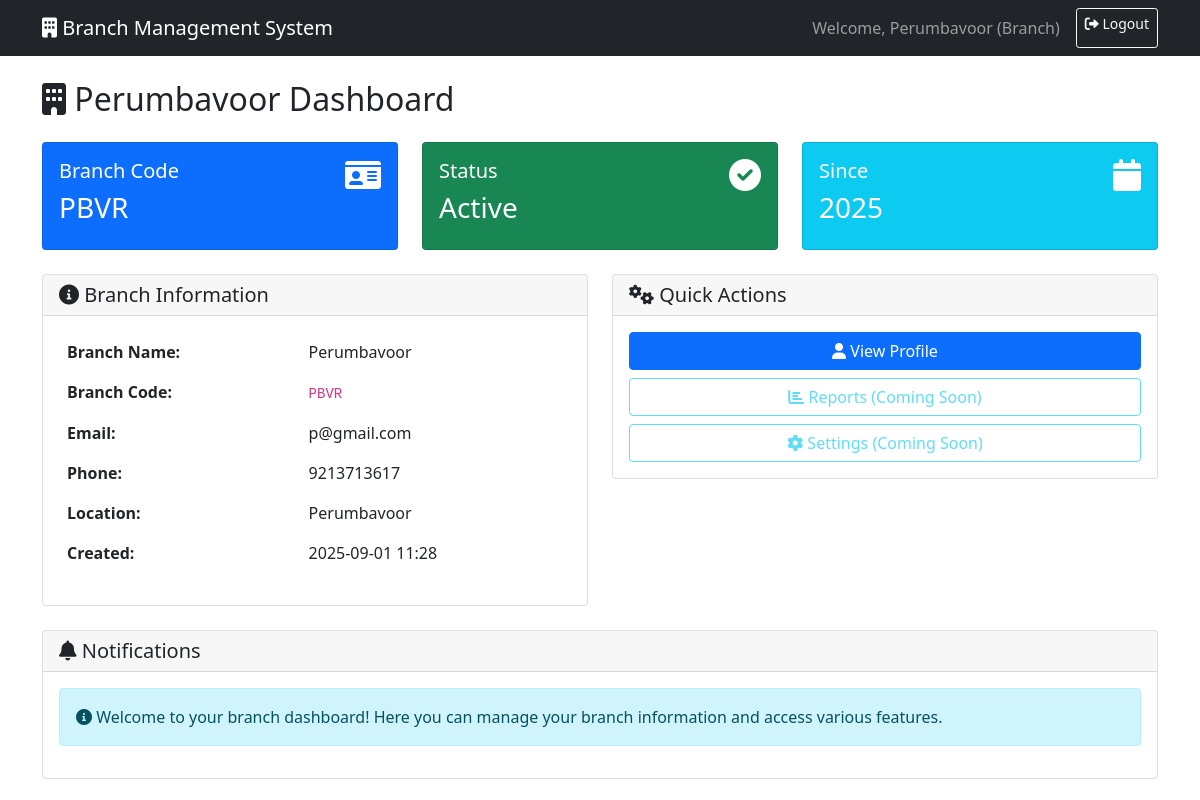
Page /branch/dashboard (signed in) on the committed database.
### models.py (models this page shows, shortened)
class Branch(db.Model):
    id = db.Column(db.Integer, primary_key=True)
    branch_name = db.Column(db.String(100), unique=True, nullable=False)
    branch_code = db.Column(db.String(20), unique=True, nullable=False)
    email = db.Column(db.String(120), unique=True, nullable=False)
    password = db.Column(db.String(128), nullable=False)
    location = db.Column(db.String(200), nullable=False)
    phone = db.Column(db.String(20), nullable=True)
    is_active = db.Column(db.Boolean, default=True)
    created_at = db.Column(db.DateTime, default=datetime.utcnow)
    created_by = db.Column(db.Integer, db.ForeignKey('admin.id'), nullable=False)
    admin = db.relationship('Admin', backref=db.backref('branches', lazy=True))

### routes/branch_routes.py (the view)
@bp.route('/dashboard')
@branch_required
def dashboard():
    branch = Branch.query.get(session['user_id'])
    return render_template('branch/dashboard.html', branch=branch)

### routes/branch_routes.py (called while the page is built)
def branch_required(f):
    from functools import wraps
    @wraps(f)
    def decorated_function(*args, **kwargs):
        if 'user_type' not in session or session['user_type'] != 'branch':
            flash('Branch access required!', 'error')
            return redirect(url_for('auth.login'))
        return f(*args, **kwargs)
    return decorated_function

### templates/branch/dashboard.html (shortened to what this page needs)
{% extends "base.html" %}
{% block content %}
<div class="row">
    <div class="col-12">
        <h2 class="mb-4">
            <i class="fas fa-building"></i> {{ branch.branch_name }} Dashboard
        </h2>
    </div>
</div>
<div class="row mb-4">
    <div class="col-md-4">
        <div class="card bg-primary text-white">
            <div class="card-body">
                <div class="d-flex justify-content-between">
                    <div>
                        <h5>Branch Code</h5>
                        <h3>{{ branch.branch_code }}</h3>
                    </div>
                    <i class="fas fa-id-card fa-2x"></i>
                </div>
            </div>
        </div>
    </div>
    <div class="col-md-4">
        <div class="card bg-success text-white">
            <div class="card-body">
                <div class="d-flex justify-content-between">
                    <div>
                        <h5>Status</h5>
                        <h3>{{ 'Active' if branch.is_active else 'Inactive' }}</h3>
                    </div>
                    <i class="fas fa-{{ 'check-circle' if branch.is_active else 'times-circle' }} fa-2x"></i>
                </div>
            </div>
        </div>
    </div>
    <div class="col-md-4">
        <div class="card bg-info text-white">
            <div class="card-body">
                <div class="d-flex justify-content-between">
                    <div>
                        <h5>Since</h5>
                        <h3>{{ branch.created_at.strftime('%Y') }}</h3>
                    </div>
                    <i class="fas fa-calendar fa-2x"></i>
                </div>
            </div>
        </div>
    </div>
</div>
<div class="row">
    <div class="col-md-6">
        <div class="card">
            <div class="card-header">
                <h5 class="card-title mb-0">
                    <i class="fas fa-info-circle"></i> Branch Information
                </h5>
            </div>
            <div class="card-body">
                <table class="table table-borderless">
                    <tr>
                        <td><strong>Branch Name:</strong></td>
                        <td>{{ branch.branch_name }}</td>
                    </tr>
                    <tr>
                        <td><strong>Branch Code:</strong></td>
                        <td><code>{{ branch.branch_code }}</code></td>
                    </tr>
                    <tr>
                        <td><strong>Email:</strong></td>
                        <td>{{ branch.email }}</td>
                    </tr>
                    <tr>
                        <td><strong>Phone:</strong></td>
                        <td>{{ branch.phone or 'Not provided' }}</td>
                    </tr>
                    <tr>
                        <td><strong>Location:</strong></td>
                        <td>{{ branch.location }}</td>
                    </tr>
                    <tr>
                        <td><strong>Created:</strong></td>
                        <td>{{ branch.created_at.strftime('%Y-%m-%d %H:%M') }}</td>
                    </tr>
                </table>
            </div>
        </div>
    </div>
    <div class="col-md-6">
        <div class="card">
            <div class="card-header">
                <h5 class="card-title mb-0">
                    <i class="fas fa-cogs"></i> Quick Actions
                </h5>
            </div>
            <div class="card-body">
                <div class="d-grid gap-2">
                    <a href="{{ url_for('branch.profile') }}" class="btn btn-primary">
                        <i class="fas fa-user"></i> View Profile
                    </a>
                    <button class="btn btn-outline-info" disabled>
                        <i class="fas fa-chart-bar"></i> Reports (Coming Soon)
                    </button>
                    <button class="btn btn-outline-info" disabled>
                        <i class="fas fa-cog"></i> Settings (Coming Soon)
                    </button>
                </div>
            </div>
        </div>
    </div>
</div>
<div class="row mt-4">
    <div class="col-12">
        <div class="card">
            <div class="card-header">
                <h5 class="card-title mb-0">
                    <i class="fas fa-bell"></i> Notifications
                </h5>
            </div>
            <div class="card-body">
                <div class="alert alert-info">
                    <i class="fas fa-info-circle"></i>
                    Welcome to your branch dashboard! Here you can manage your branch information and access various features.
                </div>
            </div>
        </div>
    </div>
</div>
{% endblock %}

### rows in the picture
Branch: branch_name "Perumbavoor", branch_code "PBVR", is_active "Active", created_at "2025", email "p@gmail.com", phone "9213713617", location "Perumbavoor", created_at "2025-09-01 11:28"

### other values in the picture
{{ session.username }} "Perumbavoor"
{{ session.user_type|title }} "Branch"
